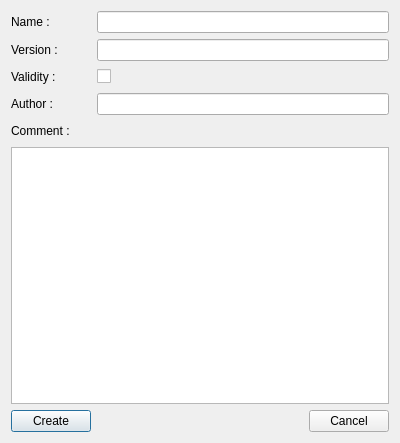
<?xml version="1.0" encoding="UTF-8"?>
<ui version="4.0">
 <class>AssemblyDialog</class>
 <widget class="QDialog" name="AssemblyDialog">
  <property name="geometry">
   <rect>
    <x>0</x>
    <y>0</y>
    <width>400</width>
    <height>443</height>
   </rect>
  </property>
  <property name="sizePolicy">
   <sizepolicy hsizetype="Fixed" vsizetype="Fixed">
    <horstretch>0</horstretch>
    <verstretch>0</verstretch>
   </sizepolicy>
  </property>
  <property name="windowTitle">
   <string>New processing chain</string>
  </property>
  <property name="windowIcon">
   <iconset>
    <normaloff>:/png/ifremer-grand.png</normaloff>:/png/ifremer-grand.png</iconset>
  </property>
  <property name="styleSheet">
   <string notr="true"/>
  </property>
  <layout class="QVBoxLayout" name="verticalLayout">
   <item>
    <layout class="QHBoxLayout" name="_HBL_name">
     <item>
      <widget class="QLabel" name="_LA_name">
       <property name="sizePolicy">
        <sizepolicy hsizetype="Fixed" vsizetype="Preferred">
         <horstretch>0</horstretch>
         <verstretch>0</verstretch>
        </sizepolicy>
       </property>
       <property name="minimumSize">
        <size>
         <width>80</width>
         <height>0</height>
        </size>
       </property>
       <property name="text">
        <string>Name :</string>
       </property>
      </widget>
     </item>
     <item>
      <widget class="QLineEdit" name="_LE_name">
       <property name="minimumSize">
        <size>
         <width>200</width>
         <height>0</height>
        </size>
       </property>
      </widget>
     </item>
    </layout>
   </item>
   <item>
    <layout class="QHBoxLayout" name="_HBL_version">
     <item>
      <widget class="QLabel" name="_LA_version">
       <property name="sizePolicy">
        <sizepolicy hsizetype="Fixed" vsizetype="Preferred">
         <horstretch>0</horstretch>
         <verstretch>0</verstretch>
        </sizepolicy>
       </property>
       <property name="minimumSize">
        <size>
         <width>80</width>
         <height>0</height>
        </size>
       </property>
       <property name="text">
        <string>Version :</string>
       </property>
      </widget>
     </item>
     <item>
      <widget class="QLineEdit" name="_LE_version">
       <property name="minimumSize">
        <size>
         <width>200</width>
         <height>0</height>
        </size>
       </property>
      </widget>
     </item>
    </layout>
   </item>
   <item>
    <layout class="QHBoxLayout" name="_HBL_valid">
     <item>
      <widget class="QLabel" name="_LA_valid">
       <property name="sizePolicy">
        <sizepolicy hsizetype="Fixed" vsizetype="Preferred">
         <horstretch>0</horstretch>
         <verstretch>0</verstretch>
        </sizepolicy>
       </property>
       <property name="minimumSize">
        <size>
         <width>80</width>
         <height>0</height>
        </size>
       </property>
       <property name="text">
        <string>Validity :</string>
       </property>
      </widget>
     </item>
     <item>
      <widget class="QCheckBox" name="_CK_valid">
       <property name="layoutDirection">
        <enum>Qt::LeftToRight</enum>
       </property>
       <property name="text">
        <string/>
       </property>
      </widget>
     </item>
     <item>
      <spacer name="_HSP_valid">
       <property name="orientation">
        <enum>Qt::Horizontal</enum>
       </property>
       <property name="sizeHint" stdset="0">
        <size>
         <width>40</width>
         <height>20</height>
        </size>
       </property>
      </spacer>
     </item>
    </layout>
   </item>
   <item>
    <layout class="QHBoxLayout" name="_HBL_author">
     <item>
      <widget class="QLabel" name="_LA_author">
       <property name="sizePolicy">
        <sizepolicy hsizetype="Fixed" vsizetype="Preferred">
         <horstretch>0</horstretch>
         <verstretch>0</verstretch>
        </sizepolicy>
       </property>
       <property name="minimumSize">
        <size>
         <width>80</width>
         <height>0</height>
        </size>
       </property>
       <property name="text">
        <string>Author :</string>
       </property>
      </widget>
     </item>
     <item>
      <widget class="QLineEdit" name="_LE_author">
       <property name="minimumSize">
        <size>
         <width>200</width>
         <height>0</height>
        </size>
       </property>
      </widget>
     </item>
    </layout>
   </item>
   <item>
    <layout class="QHBoxLayout" name="_HBL_comments">
     <item>
      <widget class="QLabel" name="_LA_comments">
       <property name="text">
        <string>Comment :</string>
       </property>
      </widget>
     </item>
     <item>
      <spacer name="_HSP_comments">
       <property name="orientation">
        <enum>Qt::Horizontal</enum>
       </property>
       <property name="sizeHint" stdset="0">
        <size>
         <width>40</width>
         <height>20</height>
        </size>
       </property>
      </spacer>
     </item>
    </layout>
   </item>
   <item>
    <widget class="QTextEdit" name="_TXT_comments"/>
   </item>
   <item>
    <layout class="QHBoxLayout" name="_HBL_actions">
     <item>
      <widget class="QPushButton" name="_PB_save">
       <property name="text">
        <string>Create</string>
       </property>
      </widget>
     </item>
     <item>
      <spacer name="horizontalSpacer">
       <property name="orientation">
        <enum>Qt::Horizontal</enum>
       </property>
       <property name="sizeHint" stdset="0">
        <size>
         <width>40</width>
         <height>20</height>
        </size>
       </property>
      </spacer>
     </item>
     <item>
      <widget class="QPushButton" name="_PB_cancel">
       <property name="text">
        <string>Cancel</string>
       </property>
      </widget>
     </item>
    </layout>
   </item>
  </layout>
 </widget>
 <resources/>
 <connections/>
</ui>
